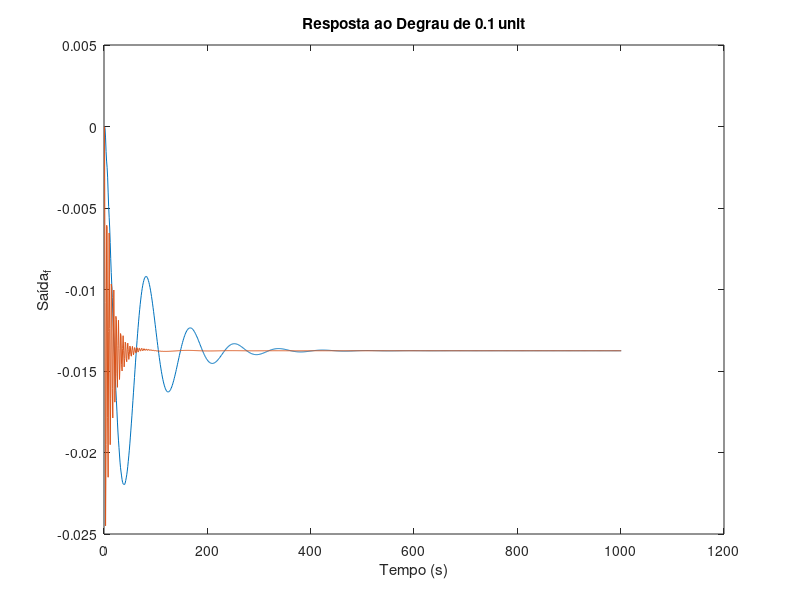
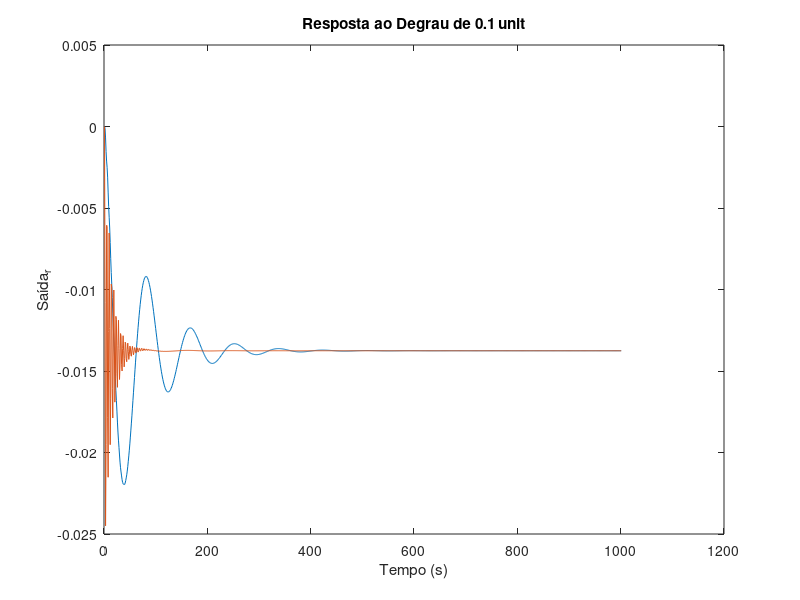

Write the MATLAB code that produced these figures, in order.
close all; clear; clc;
%% Parâmetros do veículo
veh.M_sprung            = 1000;    % massa suspensa total (kg)
veh.M_unsprung_front    = 60;      % massa não suspensa dianteira (kg) [Mns]
veh.M_unsprung_rear     = 50;      % massa não suspensa traseira (kg)  [Mns]
veh.mass_frac_front     = 0.60;    % 60% da massa suspensa no eixo dianteiro
veh.mass_frac_rear      = 0.40;    % 40% da massa suspensa no eixo traseiro
veh.M_sprung_front      = veh.mass_frac_front * veh.M_sprung / 2;  % = 300 kg [Ms]
veh.M_sprung_rear       = veh.mass_frac_rear  * veh.M_sprung / 2;  % = 200 kg [Ms]

veh.K_tire_front        = 160e3;   % rigidez do pneu dianteiro (N/m) [Kt]
veh.K_tire_rear         = 160e3;   % rigidez do pneu traseiro  (N/m) [Kt]
veh.K_spring_front      =  17e3;   % rigidez da mola dianteira (N/m) [Ks]
veh.K_spring_rear       =  25e3;   % rigidez da mola traseira (N/m)  [Ks]

veh.C_damper_front      =   850;   % coeficiente de amortecimento dianteiro (N·s/m) [Cs]
veh.C_damper_rear       =  1500;   % coeficiente de amortecimento traseiro (N·s/m)  [Cs]

%% 
% Questão 1
% Desenvolva um modelo matemático de um quarto de veículo para a suspensão
% dianteira e outro para traseira. Implemente esse modelo computacionalmente.
%% Front
Ks_f  = veh.K_spring_front;
Kt_f  = veh.K_tire_front;
Ms_f  = veh.M_sprung_front;
Mns_f = veh.M_unsprung_front;
Cs_f  = veh.C_damper_front ;

A_f = [[0           , 1           , 0                 , 0            ];
       [(-Ks_f/Ms_f), (-Cs_f/Ms_f), (Ks_f/Ms_f)       , (Cs_f/Ms_f)  ];
       [0           , 0           , 0                 , 1            ];
       [(Ks_f/Mns_f), (Cs_f/Mns_f), (-Ks_f-Kt_f/Mns_f), (-Cs_f/Mns_f)]];
B_f =  [0; 0; 0; (Kt_f/Mns_f)];

C = [[1, 0, 0, 0];
     [0, 0, 1, 0]];

D = 0;

%% Rear
Ks_r  = veh.K_spring_front;
Kt_r  = veh.K_tire_front;
Ms_r  = veh.M_sprung_front;
Mns_r = veh.M_unsprung_front;
Cs_r  = veh.C_damper_front ;

A_r = [[0           , 1           , 0                 , 0            ];
       [(-Ks_r/Ms_r), (-Cs_r/Ms_r), (Ks_r/Ms_r)       , (Cs_r/Ms_r)  ];
       [0           , 0           , 0                 , 1            ];
       [(Ks_r/Mns_r), (Cs_r/Mns_r), (-Ks_r-Kt_r/Mns_r), (-Cs_r/Mns_r)]];

B_r =  [0; 0; 0; (Kt_r/Mns_r)];

SS_r = ss(A_r, B_r, C, D);
TF_r = tf(SS_r);

SS_f = ss(A_f, B_f, C, D);
TF_f = tf(SS_f);

%% Questão 2
% Simule o comportamento da suspensão dianteira e traseira do veículo passando
% por um degrau de amplitude de -0,1 metros.
t      = 0:0.01:10;                % vetor linha 1×N
u_step = -0.1 * ones(length(t), 1); % vetor coluna N×1
y_f      = lsim(TF_f, u_step, t);    % agora funciona sem erro
y_r      = lsim(TF_r, u_step, t);    % agora funciona sem erro

figure();
plot(y_f);
xlabel('Tempo (s)');
ylabel('Saída_f');
title('Resposta ao Degrau de 0.1 unit');

figure();
plot(y_r);
xlabel('Tempo (s)');
ylabel('Saída_r');
title('Resposta ao Degrau de 0.1 unit');